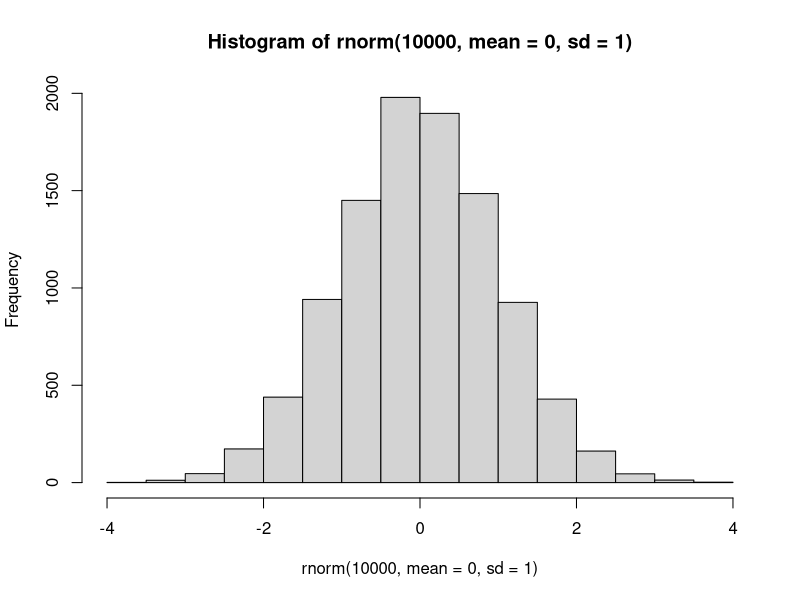
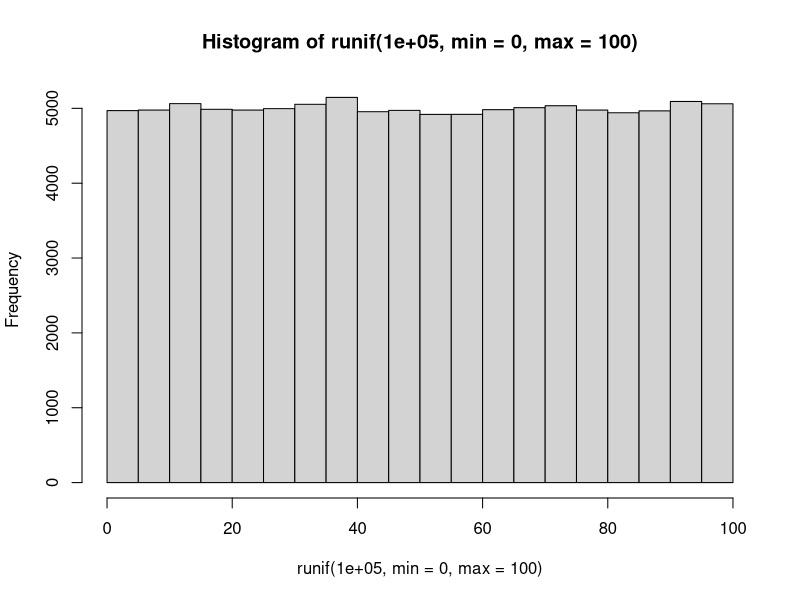

Recreate these plots in R, in order.
# 내장함수 / 사용자정의함수
# 주요 내장함수 경험하기
seq(0, 5, by=1.5)
seq(length=10, from=5, by=.2)

set.seed(123)
rnorm(10, mean = 0, sd=1)  # 정규분포를 따르는 난수 발생
hist(rnorm(10000, mean = 0, sd=1))

runif(10, min=0, max=100)
hist(runif(100000, min=0, max=100))  # 균등등분포를 따르는 난수 발생

x <- 1:10
min(x)
max(x)
range(x)
mean(x)
median(x)
var(x)
sqrt(var(x))
sd(x)

# ...
# 사용자정의함수 작성
func1 <- function(arg){
  print(arg)
  print('사용자 함수 만세')
  return(arg+10)
}
func1(5)
result=func1(5)
result

# 구구단
gugu_func <- function(dan){
  for(d in dan){
    for(i in 1:9){
      cat(d, '*', i, '=', d*i, ' ')
    }
    cat('\n')
  }
}
gugu_func(2:5)

# 윤년 체크
yun_func <- function(y){
  if(y %% 4 == 0 & y %% 100 !=0 | y %% 400 == 0){
    paste(y, '년은 윤년')
  }else{
    paste(y, '년은 평년')
  }
}

yun_func(2022)
yun_func(2020)
yun_func(2024)






